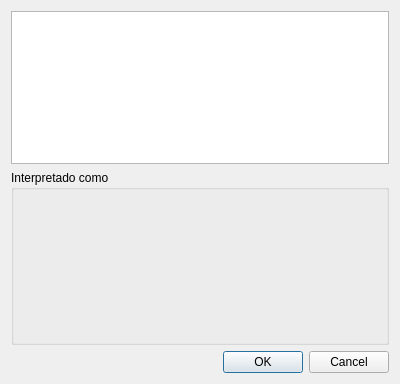
<?xml version="1.0" encoding="UTF-8"?>
<ui version="4.0">
 <class>LoadTransferFunctionPopUp</class>
 <widget class="QDialog" name="LoadTransferFunctionPopUp">
  <property name="geometry">
   <rect>
    <x>0</x>
    <y>0</y>
    <width>400</width>
    <height>384</height>
   </rect>
  </property>
  <property name="windowTitle">
   <string>Dialog</string>
  </property>
  <layout class="QGridLayout" name="gridLayout">
   <item row="0" column="0">
    <layout class="QVBoxLayout" name="verticalLayout">
     <item>
      <widget class="QTextEdit" name="TransferFunctionTextBox"/>
     </item>
     <item>
      <widget class="QGroupBox" name="groupBox">
       <property name="minimumSize">
        <size>
         <width>0</width>
         <height>175</height>
        </size>
       </property>
       <property name="title">
        <string>Interpretado como</string>
       </property>
      </widget>
     </item>
     <item>
      <widget class="QDialogButtonBox" name="TransferFunctionButtonBox">
       <property name="orientation">
        <enum>Qt::Horizontal</enum>
       </property>
       <property name="standardButtons">
        <set>QDialogButtonBox::Cancel|QDialogButtonBox::Ok</set>
       </property>
      </widget>
     </item>
    </layout>
   </item>
  </layout>
 </widget>
 <resources/>
 <connections>
  <connection>
   <sender>TransferFunctionButtonBox</sender>
   <signal>rejected()</signal>
   <receiver>LoadTransferFunctionPopUp</receiver>
   <slot>reject()</slot>
   <hints>
    <hint type="sourcelabel">
     <x>296</x>
     <y>371</y>
    </hint>
    <hint type="destinationlabel">
     <x>186</x>
     <y>356</y>
    </hint>
   </hints>
  </connection>
  <connection>
   <sender>TransferFunctionButtonBox</sender>
   <signal>accepted()</signal>
   <receiver>LoadTransferFunctionPopUp</receiver>
   <slot>accept()</slot>
   <hints>
    <hint type="sourcelabel">
     <x>228</x>
     <y>365</y>
    </hint>
    <hint type="destinationlabel">
     <x>136</x>
     <y>371</y>
    </hint>
   </hints>
  </connection>
  <connection>
   <sender>TransferFunctionTextBox</sender>
   <signal>textChanged()</signal>
   <receiver>LoadTransferFunctionPopUp</receiver>
   <slot>updateTransferFunction()</slot>
   <hints>
    <hint type="sourcelabel">
     <x>375</x>
     <y>163</y>
    </hint>
    <hint type="destinationlabel">
     <x>2</x>
     <y>197</y>
    </hint>
   </hints>
  </connection>
 </connections>
 <slots>
  <slot>updateTransferFunction()</slot>
 </slots>
</ui>
